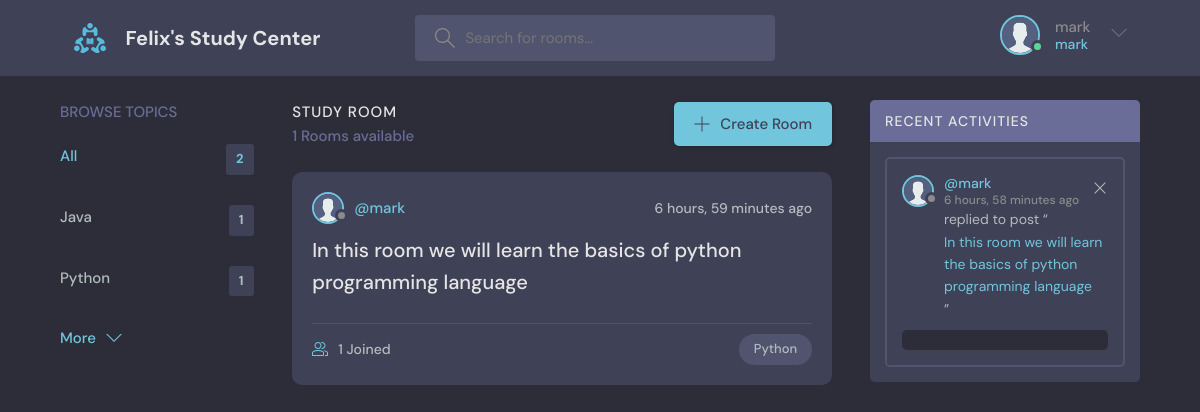
The app's page /?q=Python (signed in) with its own data.
### base/models.py (models this page shows, shortened)
class User(AbstractUser):
    name = models.CharField(max_length=200, null=True)
    email = models.EmailField(null=True, unique=True)
    bio = models.TextField(null=True)
    avatar = models.ImageField(upload_to='', null=True, default='avatar.svg')
    USERNAME_FIELD = 'email'
    REQUIRED_FIELDS = []

class Topic(models.Model):
    name = models.CharField(max_length=200)

class Room(models.Model):
    host = models.ForeignKey(User, on_delete=models.SET_NULL, null=True)
    topic = models.ForeignKey(Topic, on_delete=models.SET_NULL, null=True)
    name = models.CharField(max_length=200)
    description = models.TextField(null=True, blank=True)
    participants = models.ManyToManyField(User, related_name='participants', blank=True)
    updated = models.DateTimeField(auto_now=True)
    created = models.DateTimeField(auto_now_add=True)
    def __str__(self):
        return self.name
    class Meta:
        ordering = ['-updated', '-created']

class Message(models.Model):
    user = models.ForeignKey(User, on_delete=models.CASCADE)
    room = models.ForeignKey(Room, on_delete=models.CASCADE)
    message = models.TextField()
    updated = models.DateTimeField(auto_now=True)
    created = models.DateTimeField(auto_now_add=True)
    class Meta:
        ordering = ['-updated', '-created']

### base/views.py (the view)
# urls.py: path('', views.home, name='home'),
def home(request):
    q = request.GET.get('q') if request.GET.get('q') != None else ""
    rooms = Room.objects.filter(
        Q(topic__name__icontains=q) |
        Q(name__icontains=q) |
        Q(description__icontains=q)
    )
    topics = Topic.objects.all()[0:4]
    room_count = rooms.count()
    room_messages = Message.objects.filter(Q(room__name__icontains=q))
    context = {
        "rooms": rooms,
        "topics": topics,
        "room_count": room_count,
        "room_messages": room_messages
    }
    return render(request, 'base/home.html', context)

### base/templates/base/home.html (shortened to what this page needs)
{% extends 'main.html' %}
{% block content %}
    <main class="layout layout--3">
      <div class="container">
        {% include 'base/topics_component.html' %}
        <div class="roomList">
          <div class="roomList__header">
            <div>
              <h2>Study Room</h2>
              <p>{{room_count }} Rooms available</p>
            </div>
            <a class="btn btn--main" href="{% url 'create-room' %}">
              <svg version="1.1" xmlns="http://www.w3.org/2000/svg" width="32" height="32" viewBox="0 0 32 32">
                <title>add</title>
                <path
                  d="M16.943 0.943h-1.885v14.115h-14.115v1.885h14.115v14.115h1.885v-14.115h14.115v-1.885h-14.115v-14.115z"
                ></path>
              </svg>
              Create Room
            </a>
          </div>
          {% include 'base/feed_component.html' %}
        </div>
        {% include 'base/activity_component.html' %}
      </div>
    </main>
{% endblock %}

### templates/navbar.html (shortened to what this page needs)
{% load static %}
<header class="header header--loggedIn">
      <div class="container">
        <a href="{% url 'home' %}" class="header__logo">
          <img src="{% static 'images/logo.svg' %}" />
          <h1>Felix's Study Center</h1>
        </a>
        <form class="header__search" method="get" action="{% url 'home' %}">
          <label>
            <input name="q" placeholder="Search for rooms..." />
          </label>
        </form>
        <nav class="header__menu">
          {% if request.user.is_authenticated %}
          <div class="header__user">
            <a href="{% url 'update-user' %}">
              <div class="avatar avatar--medium active">
                <img src="{{ request.user.avatar.url  }}" />
              </div>
              <p>{{ request.user.username }}<span>{{request.user.username }}</span></p>
            </a>
            <button class="dropdown-button">
              <svg version="1.1" xmlns="http://www.w3.org/2000/svg" width="32" height="32" viewBox="0 0 32 32">
                <title>chevron-down</title>
                <path d="M16 21l-13-13h-3l16 16 16-16h-3l-13 13z"></path>
              </svg>
            </button>
          </div>
          {% else %}
          <a href="{% url 'login' %}">
            <img src="{% static 'images/avatar.svg' %}" />
            <p>Login</p>
          </a>
          {% endif %}
        </nav>
      </div>
    </header>

### base/templates/base/topics_component.html
<div class="topics">
          <div class="topics__header">
            <h2>Browse Topics</h2>
          </div>
          <ul class="topics__list">
            <li>
              <a href="{% url 'home' %}" class="active">All <span>{{ topics.count }}</span></a>
            </li>
              {% for topic in topics %}
            <li>
              <a href="{% url 'home' %}?q={{ topic.name }}">{{ topic.name }} <span>{{topic.room_set.all.count}}</span></a>
            </li>
              {% endfor %}
          </ul>
          <a class="btn btn--link" href="{% url 'topics' %}">
            More
            <svg version="1.1" xmlns="http://www.w3.org/2000/svg" width="32" height="32" viewBox="0 0 32 32">
              <title>chevron-down</title>
              <path d="M16 21l-13-13h-3l16 16 16-16h-3l-13 13z"></path>
            </svg>
          </a>
        </div>

### base/templates/base/feed_component.html (shortened to what this page needs)
{% for room in rooms %}
<div class="roomListRoom">
            <div class="roomListRoom__header">
              <a href="{% url 'user-profile' room.host.id %}" class="roomListRoom__author">
                <div class="avatar avatar--small">
                  <img src="{{ room.host.avatar.url }}" />
                </div>
                <span>@{{ room.host.username}}</span>
              </a>
              <div class="roomListRoom__actions">
                <span>{{ room.created|timesince}} ago</span>
              </div>
            </div>
            <div class="roomListRoom__content">
              <a href="{% url 'room' room.id %}">{{ room.name }}</a>
            </div>
            <div class="roomListRoom__meta">
              <a href="{% url 'room' room.id %}" class="roomListRoom__joined">
                {{ room.participants.all.count }} Joined
              </a>
              <p class="roomListRoom__topic">{{ room.topic.name }}</p>
            </div>
          </div>
{% endfor %}

### base/templates/base/activity_component.html
<div class="activities">
    <div class="activities__header">
        <h2>Recent Activities</h2>
    </div>
    {% for message in room_messages %}
    <div class="activities__box">
        <div class="activities__boxHeader roomListRoom__header">
            <a href="{% url 'user-profile' message.user.id %}" class="roomListRoom__author">
                <div class="avatar avatar--small">
                    <img src="{{ message.user.avatar.url }}" />
                </div>
                <p>
                    @{{message.user.username}}
                    <span>{{message.created|timesince}} ago</span>
                </p>
            </a>
            {% if request.user == message.user %}
            <div class="roomListRoom__actions">
                <a href="{% url 'delete-message' message.id %}">
                    <svg version="1.1" xmlns="http://www.w3.org/2000/svg" width="32" height="32" viewBox="0 0 32 32">
                        <title>remove</title>
                        <path
                            d="M27.314 6.019l-1.333-1.333-9.98 9.981-9.981-9.981-1.333 1.333 9.981 9.981-9.981 9.98 1.333 1.333 9.981-9.98 9.98 9.98 1.333-1.333-9.98-9.98 9.98-9.981z">
                        </path>
                    </svg>
                </a>
            </div>
            {% endif %}
        </div>
        <div class="activities__boxContent">
            <p>replied to post “<a href="{% url 'room' message.room.id %}">{{message.room}}</a>”</p>
            <div class="activities__boxRoomContent">{{message.body}}</div>
        </div>
    </div>
    {% endfor %}
</div>

### records on screen
User: user.avatar (placeholder picture), user.username "mark"
Topic: name "Java", room_set.all.count "1"
Topic: name "Python", room_set.all.count "1"
Room: host.avatar (placeholder picture), host.username "mark", created "6 hours, 59 minutes", name "In this room we will learn the basics of python programming language", participants.all.count "1", topic.name "Python"
Message: user.avatar (placeholder picture), user.username "mark", created "6 hours, 58 minutes", room "In this room we will learn the basics of python programming language"

### other values on screen
{{ topics.count }} "2"
{{ room_count }} "1"
